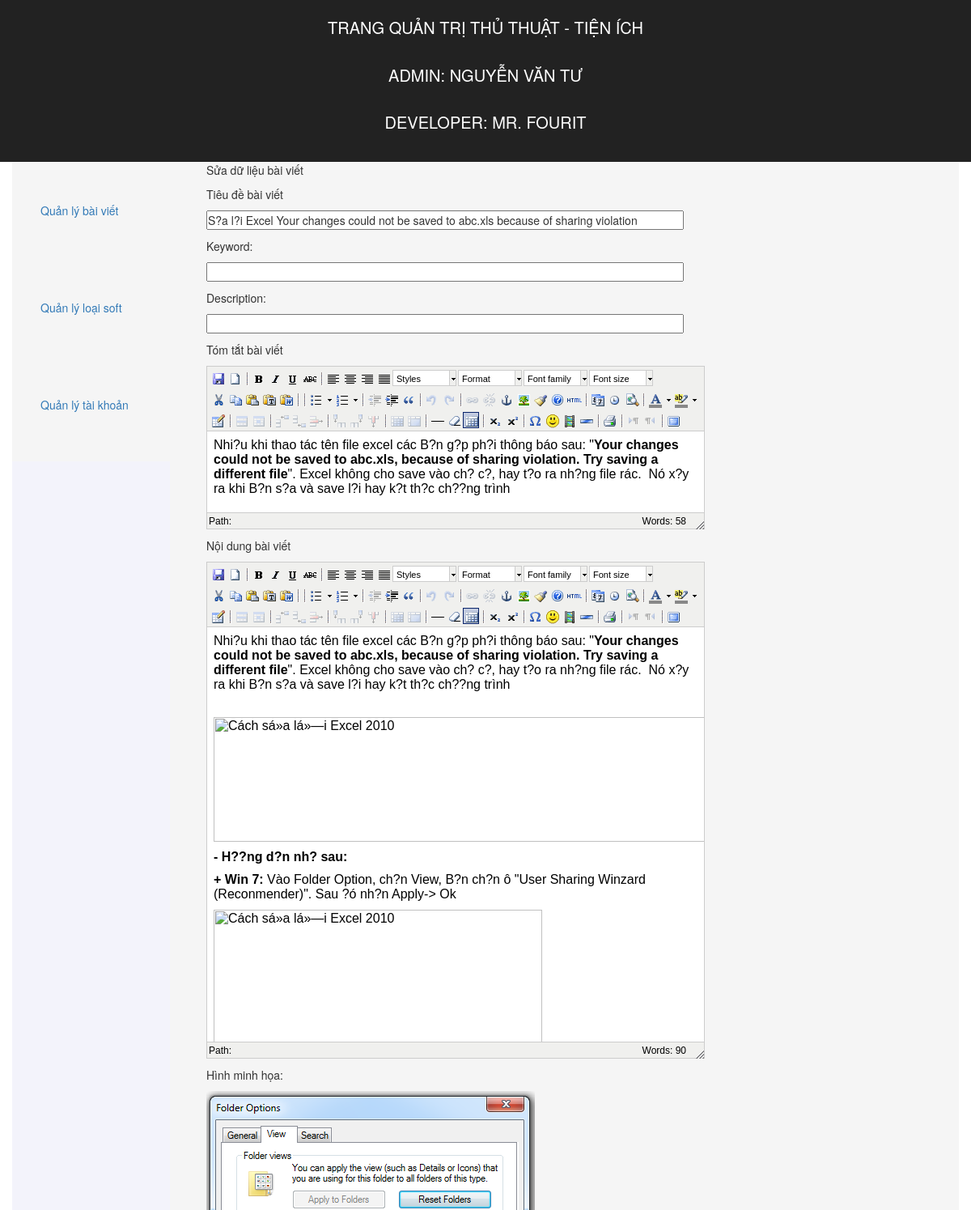
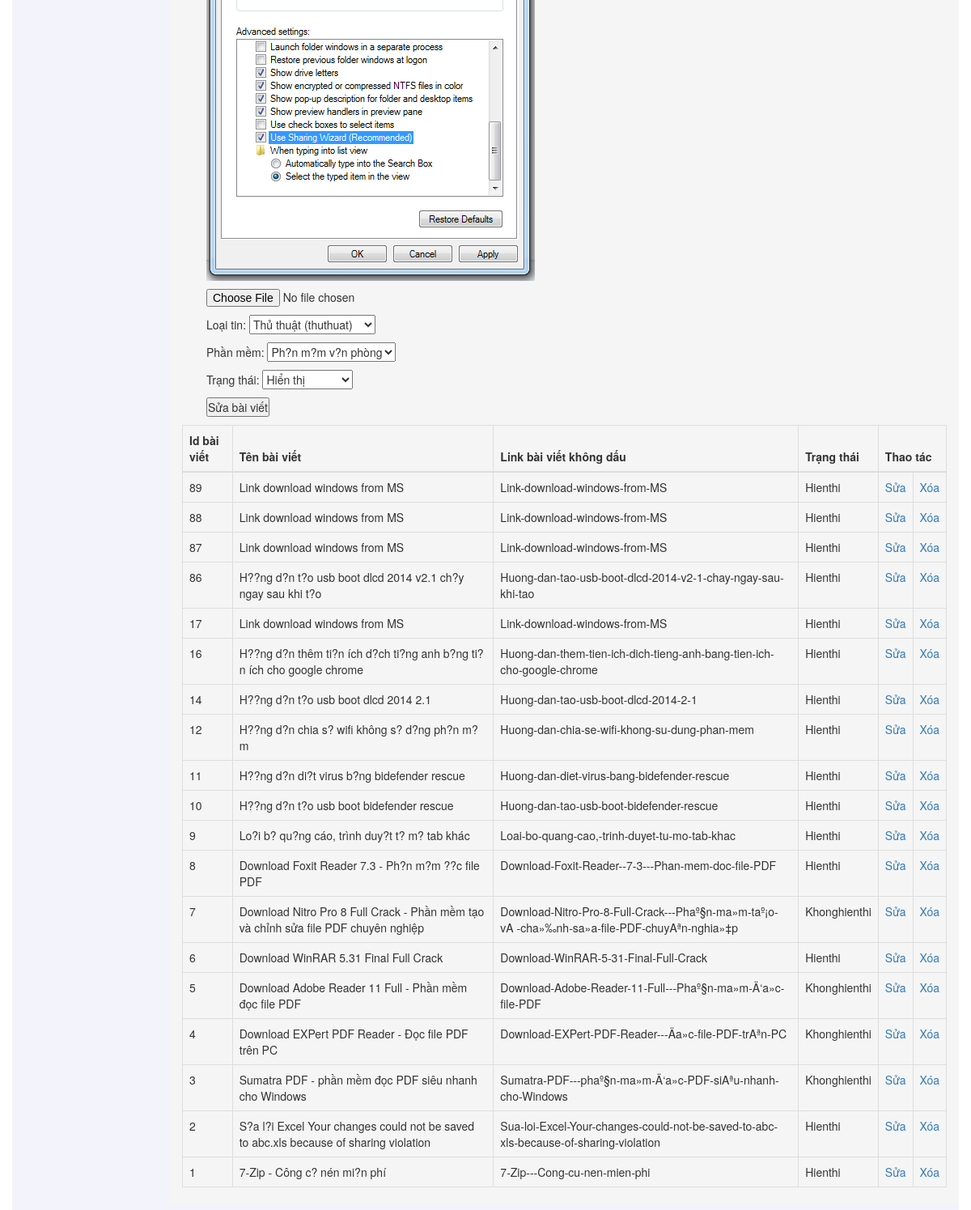
The page /admincp/index.php?quanly=baiviet&action=sua&idbaiviet=2 (signed in) on the database its author committed (2 pictures, top to bottom).
### tables this page shows
CREATE TABLE IF NOT EXISTS `baiviet` (
  `idbaiviet` int(11) NOT NULL AUTO_INCREMENT,
  `tieudebaiviet` text NOT NULL,
  `urlbaiviet` text NOT NULL,
  `tomtatbaiviet` text NOT NULL,
  `noidungbaiviet` text NOT NULL,
  `anhminhhoa` varchar(100) NOT NULL,
  `loaitin` text NOT NULL,
  `loaisoft` text NOT NULL,
  `thutu` int(11) NOT NULL,
  `trangthai` text NOT NULL,
  `nguoidang` text NOT NULL,
  `datetime` datetime NOT NULL,
  PRIMARY KEY (`idbaiviet`)
);

CREATE TABLE IF NOT EXISTS `loaisoft` (
  `idloaisoft` int(11) NOT NULL AUTO_INCREMENT,
  `tenloaisoft` text NOT NULL,
  `tendaydu` text NOT NULL,
  `anhminhhoa` text NOT NULL,
  `thutu` int(11) NOT NULL,
  `trangthai` text NOT NULL,
  `vitri` int(11) NOT NULL,
  PRIMARY KEY (`idloaisoft`)
);

### admincp/module/list-baiviet.php (the view)
<table class="table table-responsive table-bordered">
	<thead>
    	<tr>
        	<th>Id bài viết</th>
            <th>Tên bài viết</th>
            <th>Link bài viết không dấu</th>
            <th>Trạng thái</th>
            <th colspan="2">Thao tác</th>
        </tr>
    </thead>
  	<tbody>
<?php
	$sql="Select idbaiviet,tieudebaiviet,urlbaiviet,trangthai From baiviet Order by idbaiviet DESC";
	$sql_query_excute=mysqli_query($connect,$sql);
	while($myarray_listbaiviet=mysqli_fetch_array($sql_query_excute))
	{
?>
	<tr>
        <td><?php echo $myarray_listbaiviet['idbaiviet']; ?></td>
        <td><?php echo $myarray_listbaiviet['tieudebaiviet']; ?></td>
        <td><?php echo $myarray_listbaiviet['urlbaiviet']; ?></td>
        <td><?php echo $myarray_listbaiviet['trangthai']; ?></td>
        <td><a href="index.php?quanly=baiviet&action=sua&idbaiviet=<?php echo $myarray_listbaiviet['idbaiviet']; ?>">Sửa</a></td>
        <td><a href="index.php?quanly=baiviet&action=xoa&idbaiviet=<?php echo $myarray_listbaiviet['idbaiviet']; ?>">Xóa</a></td>
   </tr>
<?php
	}
?>
    </tbody>
</table>

### admincp/module/sua.php (shortened to what this page needs)
<?php
	$sql_loaisoft="Select * From loaisoft";
	$sql_loaisoft_excute=mysqli_query($connect,$sql_loaisoft);
	$sql_suabaiviet="Select * From baiviet Where idbaiviet='".$_GET['idbaiviet']."'";
	$sql_sua_excute=mysqli_query($connect,$sql_suabaiviet);
	$myarray_suabaiviet=mysqli_fetch_array($sql_sua_excute);
?>
<div class="row">
	<div class="col-md-8">
        <form action="module/add-process.php?idbaiviet=<?php echo $_GET['idbaiviet']; ?>" method="post" enctype="multipart/form-data">
            <div class="thembaiviet">
                <p>Sửa dữ liệu bài viết</p>
                <p>Tiêu đề bài viết</p><p><input name="tieudebaiviet" type="text" value="<?php echo $myarray_suabaiviet['tieudebaiviet']; ?>"></p>
                <p>Keyword: </p><p><input name="keywords" type="text" value="<?php echo $myarray_suabaiviet['keywords']; ?>"></p>
                <p>Description: </p><p><input name="description" type="text" value="<?php echo $myarray_suabaiviet['description']; ?>"></p>
                <p>Tóm tắt bài viết</p><p><textarea name="tomtatbaiviet" cols="80" rows="5"><?php echo $myarray_suabaiviet['tomtatbaiviet']; ?></textarea></p>
                <p>Nội dung bài viết</p><p><textarea name="noidungbaiviet" cols="80" rows="30"><?php echo $myarray_suabaiviet['noidungbaiviet']; ?></textarea></p>
                <p>Hình minh họa: </p>
                <p> <img class="img-responsive" src="../source/<?php echo $myarray_suabaiviet['anhminhhoa']; ?>"</p>
                <p><input type="file" name="anhminhhoa" value="<?php echo $myarray_suabaiviet['anhminhhoa']; ?>"></p>
                <p>Loại tin: <select name="loaitin">
                        <option <?php if($myarray_suabaiviet['loaitin']=='thuthuat') echo 'selected';?> value="thuthuat">Thủ thuật (thuthuat)</option>
                    </select>
                </p>
                <p>Phần mềm: <select name="loaisoft">
                        <?php
                            while($myarray_loaisoft=mysqli_fetch_array($sql_loaisoft_excute))
                            {
                        ?>
                        <option <?php if($myarray_loaisoft['tenloaisoft']==$myarray_suabaiviet['loaisoft']) echo "selected"; ?> value="<?php echo $myarray_loaisoft["tenloaisoft"]; ?>"><?php echo $myarray_loaisoft["tendaydu"]; ?></option>
                        <?php } ?>
                    </select>
                </p>
                <p>Trạng thái: <select name="trangthai">
                                    <option <?php if($myarray_suabaiviet['trangthai']=='Hienthi') echo "selected";?> value="Hienthi">Hiển thị</option>
                            </select>
                </p>
                <p><input type="submit" name="suabaiviet" value="Sửa bài viết"></p>
            </div>
        </form>
	</div>
</div>
<?php include('module/list-baiviet.php'); ?>

### style/css/custom.css (style rules this page uses)
.thembaiviet input[type="text"] { width: 100%; }
.thembaiviet { padding-left:30px; }

### admincp/jscripts/tiny_mce/themes/advanced/skins/default/content.css (style rules this page uses)
body, td, pre { color:#000; font-family:Verdana, Arial, Helvetica, sans-serif; font-size:10px; margin:8px; }
body { background:#FFF; }
img { border:0; }
table { cursor:default }
table td, table th { cursor:text }

### admincp/css/content.css (style rules this page uses)
body { background-color: #FFFFFF; font-family: Verdana, Arial, Helvetica, sans-serif; font-size: 10px; scrollbar-3dlight-color: #F0F0EE; scrollbar-arrow-color: #676662; scrollbar-base-color: #F0F0EE; scrollbar-darkshadow-color: #DDDDDD; scrollbar-face-color: #E0E0DD; scrollbar-highlight-color: #F0F0EE; scrollbar-shadow-color: #F0F0EE; scrollbar-track-color: #F5F5F5; }
td { font-family: Verdana, Arial, Helvetica, sans-serif; font-size: 10px; }
thead { background-color: #FFBBBB; }
th { font-family: Verdana, Arial, Helvetica, sans-serif; font-size: 13px; }

### rows shown on the page
baiviet: tieudebaiviet "S?a l?i Excel Your changes could not be saved to abc.xls because of sharing violation", anhminhhoa (picture), loaitin "Thủ thuật (thuthuat)", loaisoft "Ph?n m?m v?n phòng", trangthai "Hiển thị", idbaiviet "2", urlbaiviet "Sua-loi-Excel-Your-changes-could-not-be-saved-to-abc-xls-because-of-sharing-violation", trangthai "Hienthi"
baiviet: idbaiviet "89", tieudebaiviet "Link download windows from MS", urlbaiviet "Link-download-windows-from-MS", trangthai "Hienthi"
baiviet: idbaiviet "88", tieudebaiviet "Link download windows from MS", urlbaiviet "Link-download-windows-from-MS", trangthai "Hienthi"
baiviet: idbaiviet "87", tieudebaiviet "Link download windows from MS", urlbaiviet "Link-download-windows-from-MS", trangthai "Hienthi"
baiviet: idbaiviet "86", tieudebaiviet "H??ng d?n t?o usb boot dlcd 2014 v2.1 ch?y ngay sau khi t?o", urlbaiviet "Huong-dan-tao-usb-boot-dlcd-2014-v2-1-chay-ngay-sau-khi-tao", trangthai "Hienthi"
baiviet: idbaiviet "17", tieudebaiviet "Link download windows from MS", urlbaiviet "Link-download-windows-from-MS", trangthai "Hienthi"
baiviet: idbaiviet "16", tieudebaiviet "H??ng d?n thêm ti?n ích d?ch ti?ng anh b?ng ti?n ích cho google chrome", urlbaiviet "Huong-dan-them-tien-ich-dich-tieng-anh-bang-tien-ich-cho-google-chrome", trangthai "Hienthi"
baiviet: idbaiviet "14", tieudebaiviet "H??ng d?n t?o usb boot dlcd 2014 2.1", urlbaiviet "Huong-dan-tao-usb-boot-dlcd-2014-2-1", trangthai "Hienthi"
baiviet: idbaiviet "12", tieudebaiviet "H??ng d?n chia s? wifi không s? d?ng ph?n m?m", urlbaiviet "Huong-dan-chia-se-wifi-khong-su-dung-phan-mem", trangthai "Hienthi"
baiviet: idbaiviet "11", tieudebaiviet "H??ng d?n di?t virus b?ng bidefender rescue", urlbaiviet "Huong-dan-diet-virus-bang-bidefender-rescue", trangthai "Hienthi"
baiviet: idbaiviet "10", tieudebaiviet "H??ng d?n t?o usb boot bidefender rescue", urlbaiviet "Huong-dan-tao-usb-boot-bidefender-rescue", trangthai "Hienthi"
baiviet: idbaiviet "9", tieudebaiviet "Lo?i b? qu?ng cáo, trình duy?t t? m? tab khác", urlbaiviet "Loai-bo-quang-cao,-trinh-duyet-tu-mo-tab-khac", trangthai "Hienthi"
baiviet: idbaiviet "8", tieudebaiviet "Download Foxit Reader 7.3 - Ph?n m?m ??c file PDF", urlbaiviet "Download-Foxit-Reader--7-3---Phan-mem-doc-file-PDF", trangthai "Hienthi"
baiviet: idbaiviet "7", tieudebaiviet "Download Nitro Pro 8 Full Crack - Phần mềm tạo và chỉnh sửa file PDF chuyên nghiệp", urlbaiviet "Download-Nitro-Pro-8-Full-Crack---Phaº§n-ma»m-taº¡o-vA -cha»‰nh-sa»­a-file-PDF-chuyAªn-nghia»‡p", trangthai "Khonghienthi"
baiviet: idbaiviet "6", tieudebaiviet "Download WinRAR 5.31 Final Full Crack", urlbaiviet "Download-WinRAR-5-31-Final-Full-Crack", trangthai "Hienthi"
baiviet: idbaiviet "5", tieudebaiviet "Download Adobe Reader 11 Full - Phần mềm đọc file PDF", urlbaiviet "Download-Adobe-Reader-11-Full---Phaº§n-ma»m-Ä‘a»c-file-PDF", trangthai "Khonghienthi"
baiviet: idbaiviet "4", tieudebaiviet "Download EXPert PDF Reader - Đọc file PDF trên PC", urlbaiviet "Download-EXPert-PDF-Reader---Äa»c-file-PDF-trAªn-PC", trangthai "Khonghienthi"
baiviet: idbaiviet "3", tieudebaiviet "Sumatra PDF - phần mềm đọc PDF siêu nhanh cho Windows", urlbaiviet "Sumatra-PDF---phaº§n-ma»m-Ä‘a»c-PDF-siAªu-nhanh-cho-Windows", trangthai "Khonghienthi"
baiviet: idbaiviet "1", tieudebaiviet "7-Zip - Công c? nén mi?n phí", urlbaiviet "7-Zip---Cong-cu-nen-mien-phi", trangthai "Hienthi"
